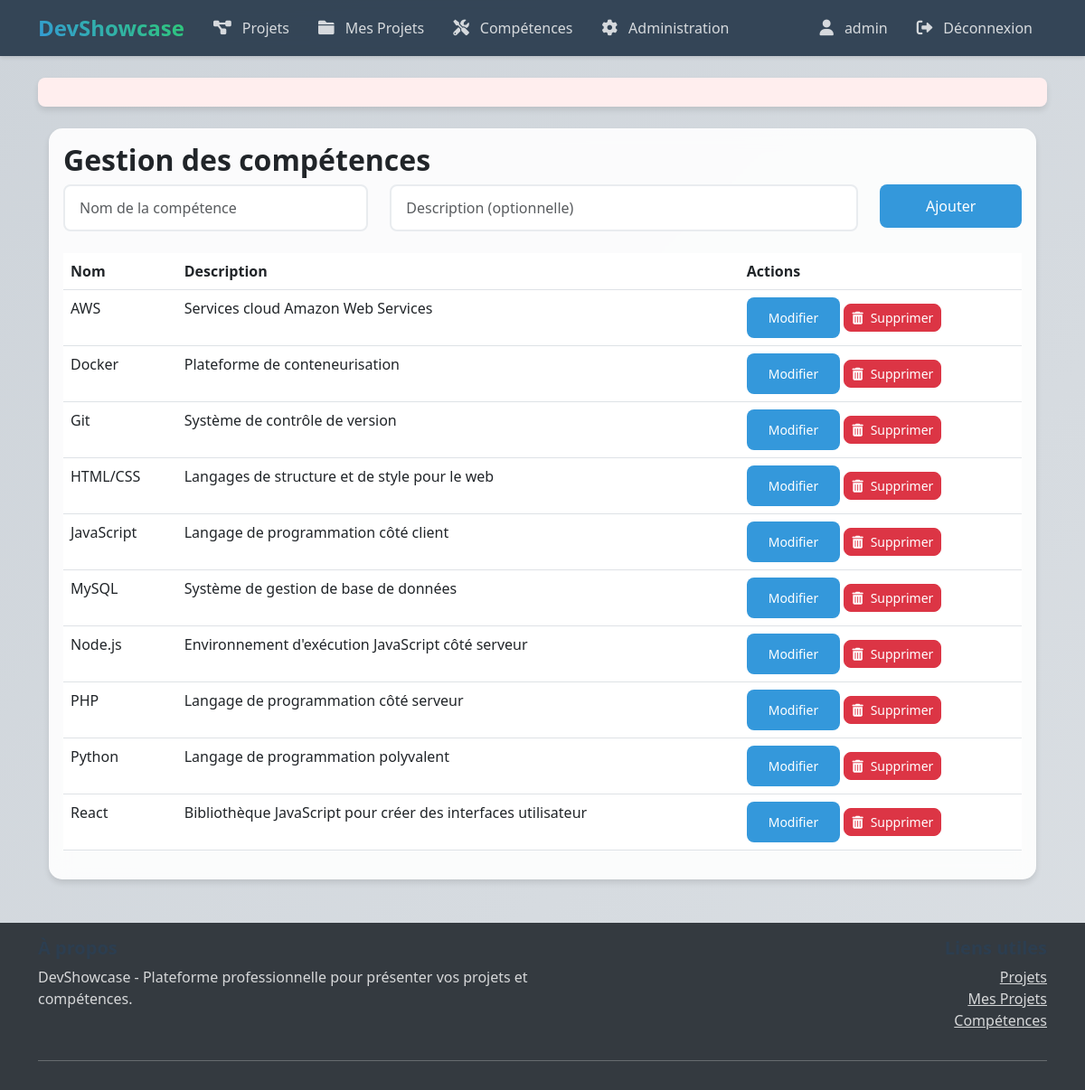
/admin/skills.php (signed in), run on the app's committed database.
### tables this page shows
CREATE TABLE skills (
    id INT PRIMARY KEY AUTO_INCREMENT,
    name VARCHAR(100) UNIQUE NOT NULL,
    description TEXT,
    created_at DATETIME DEFAULT CURRENT_TIMESTAMP,
    updated_at DATETIME DEFAULT CURRENT_TIMESTAMP ON UPDATE CURRENT_TIMESTAMP
);

### classes/Skill.php (called while the page is built, shortened)
<?php
class Skill {
    private $pdo;
    public function __construct(PDO $pdo) {
        $this->pdo = $pdo;
    }
    public function getAllSkills(): array {
        $stmt = $this->pdo->query("SELECT * FROM skills ORDER BY name");
        return $stmt->fetchAll();
    }
}

### admin/skills.php (the view, shortened to what this page needs)
<?php
require_once '../config/database.php';
require_once '../classes/Skill.php';
$skill = new Skill($pdo);
$skills = $skill->getAllSkills();
require_once '../includes/header.php';
?>
<div class="container mt-4">
    <div class="row">
        <div class="col-md-12">
            <div class="card">
                <div class="card-body">
                    <h2 class="card-title">Gestion des compétences</h2>
                    <form method="POST" action="" class="mb-4">
                        <div class="row">
                            <div class="col-md-4">
                                <input type="text" name="name" class="form-control"
                                       placeholder="Nom de la compétence" required>
                            </div>
                            <div class="col-md-6">
                                <input type="text" name="description" class="form-control"
                                       placeholder="Description (optionnelle)">
                            </div>
                            <div class="col-md-2">
                                <button type="submit" class="btn btn-primary w-100">
                                    Ajouter
                                </button>
                            </div>
                        </div>
                    </form>
                    <div class="table-responsive">
                        <table class="table">
                            <thead>
                                <tr>
                                    <th>Nom</th>
                                    <th>Description</th>
                                    <th>Actions</th>
                                </tr>
                            </thead>
                            <tbody>
                                <?php foreach ($skills as $s): ?>
                                    <tr>
                                        <td><?php echo htmlspecialchars($s['name']); ?></td>
                                        <td><?php echo htmlspecialchars($s['description']); ?></td>
                                        <td>
                                            <button type="button" class="btn btn-sm btn-primary"
                                                    data-bs-toggle="modal"
                                                    data-bs-target="#editModal<?php echo $s['id']; ?>">
                                                Modifier
                                            </button>
                                            <button type="button" class="btn btn-sm btn-danger"
                                                    data-bs-toggle="modal"
                                                    data-bs-target="#deleteModal<?php echo $s['id']; ?>">
                                                <i class="fas fa-trash-alt me-2"></i>Supprimer
                                            </button>
                                        </td>
                                    </tr>
                                <?php endforeach; ?>
                            </tbody>
                        </table>
                    </div>
                </div>
            </div>
        </div>
    </div>
</div>
<?php require_once '../includes/footer.php'; ?>

### public/css/style.css (style rules this page uses)
:root { --primary-color: #2c3e50; --secondary-color: #3498db; --accent-color: #e74c3c; --background-color: #f8f9fa; --text-color: #2c3e50; --card-shadow: 0 4px 6px rgba(0, 0, 0, 0.1); --transition-speed: 0.3s; }
html, body { height: 100%; margin: 0; }
body { display: flex; flex-direction: column; min-height: 100vh; background: linear-gradient(-45deg, #f8f9fa, #e9ecef, #dee2e6, #ced4da); background-size: 400% 400%; animation: gradient 15s ease infinite; color: var(--text-color); }
.container { flex: 1 0 auto; }
.card { background: rgba(255, 255, 255, 0.9); backdrop-filter: blur(10px); border: none; border-radius: 15px; box-shadow: var(--card-shadow); transition: all var(--transition-speed) ease; }
.btn { position: relative; overflow: hidden; border-radius: 8px; transition: all var(--transition-speed) ease; font-weight: 500; }
.btn::after { content: ''; position: absolute; top: 50%; left: 50%; width: 0; height: 0; background: rgba(255, 255, 255, 0.2); border-radius: 50%; transform: translate(-50%, -50%); transition: width 0.6s ease, height 0.6s ease; }
.btn-primary { background: var(--secondary-color); border: none; padding: 0.75rem 1.5rem; }
.form-control { border: 2px solid #e9ecef; border-radius: 8px; padding: 0.75rem 1rem; transition: all var(--transition-speed) ease; }
h1, h2, h3, h4, h5, h6 { color: var(--primary-color); font-weight: 700; }
body { background-color: #f8f9fa; }

### data on the page
skills: name "AWS", description "Services cloud Amazon Web Services"
skills: name "Docker", description "Plateforme de conteneurisation"
skills: name "Git", description "Système de contrôle de version"
skills: name "HTML/CSS", description "Langages de structure et de style pour le web"
skills: name "JavaScript", description "Langage de programmation côté client"
skills: name "MySQL", description "Système de gestion de base de données"
skills: name "Node.js", description "Environnement d'exécution JavaScript côté serveur"
skills: name "PHP", description "Langage de programmation côté serveur"
skills: name "Python", description "Langage de programmation polyvalent"
skills: name "React", description "Bibliothèque JavaScript pour créer des interfaces utilisateur"

### other printed values
$_SESSION['username'] "admin"
